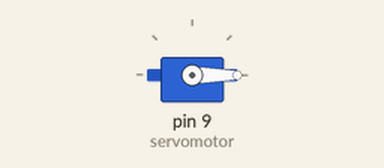
This sketch was run on a simulated Arduino Uno, built with avr-gcc and run on an emulated ATmega328P. Shown: servo.

Above: at 3.05 s.
At 7.45 s:
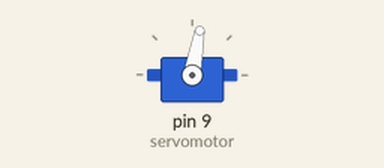
At 11.95 s:
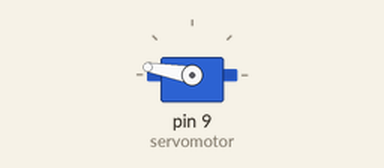
At 20.95 s:
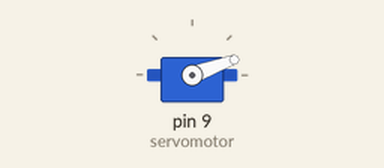
Timing chart, 0 to 27.7 s (numbered marks = the images above):
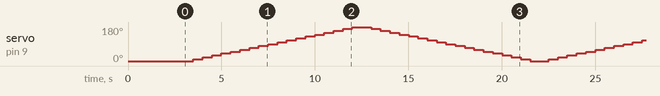

The sketch:

Servo_Motor.ino
```cpp
//Untuk membolehkan kawalan servo motor, aturcara ini perlu menyertakan pustaka (library) Servo
//Aturcara ini akan memutarkan servo motor dari sudut 0 darjah ke 180 darjah dengan sudut petambahan 10 darjah
//Kemudian, dari sudut 180 ke 0 semula dengan nilai pengurangan 10 darjah

#include <Servo.h>    //sertakan pustaka Servo

Servo servomotor;   //cipta satu objek dari pustaka Servo bernama "servomotor"

int sudut = 0;  //deklarasi pemboleh ubah yang dinamakan sebagai "sudut" - untuk menyimpan nilai sudut

void setup() {
  // put your setup code here, to run once:
  servomotor.attach(9);   //Pin 9 digunakan untuk mengawal servo motor
  servomotor.write(0);  //setkan posisi servo motor pada 0 darjah
  delay(3000);          //tunggu 3 saat untuk memberi masa servo motor membuat putaran ke kedudukan 0 darjah
}

void loop() {
  // put your main code here, to run repeatedly:

  //sudut = 0 : Nilai awalan sudut dijadikan = 0
  //sudut <= 180 : kondisi ulangan, jika nilai sudut tidak melebihi 180 darjah, arahan-arahan didalam gelung diulangi
  //sudut += 10 : Setelah selesai arahan-arahan didalam gelung, nilai sudut meningkat 10 darjah
  for(sudut = 0 ; sudut <= 180 ; sudut += 10 )
  {
    servomotor.write(sudut);    //servo motor diputarkan ke nilai sudut terkini
    delay(500);                 //tunggu 0.5 saat sebelum tambah nilai sudut
  }//nilai sudut meningakat 10 darjah dan nilai sudut disemak semula sama ada masih kecil atau sama 180
  //jika nilai sudut sudah melebihi 180 darjah, arahan dalam gelung tidak lagi diulang, arahan seterusnya dilaksanakan

  //sudut = 180 : Nilai awalan sudut dijadikan = 180
  //sudut >= 0 : kondisi ulangan, jika nilai sudut tidak kurang dari 0, arahan-arahan didalam gelung diulangi
  //sudut -= 10 : Setelah selesai arahan-arahan didalam gelung, nilai sudut berkurang 10 darjah
  for(sudut = 180 ; sudut >= 0 ; sudut -= 10 )
  {
    servomotor.write(sudut);    //servo motor diputarkan ke nilai sudut terkini
    delay(500);                 //tunggu 0.5 saat sebelum tambah nilai sudut
  }//nilai sudut berkurangan 10 darjah dan nilai sudut disemak semula sama ada masih besar atau sama 0
  //jika nilai sudut sudah menjadi kurang dari 0 darjah, arahan dalam gelung tidak lagi diulang, arahan seterusnya dilaksanakan

}
```
